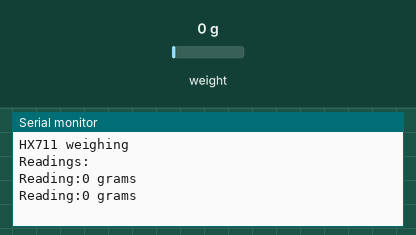
This sketch was run on a simulated Arduino Uno, built with avr-gcc and run on an emulated ATmega328P. Shown: the last lines printed to the serial monitor. The test bench sets the inputs (shaded band); at power-on: weight on the scale 0 g.

Above: at 2.2 s.
2.3 s: weight on the scale set to 1250 g
At 3.6 s:
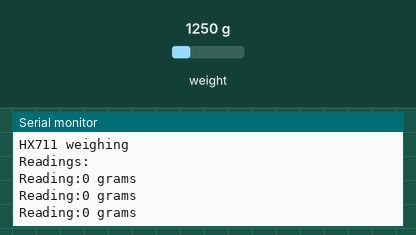
3.8 s: weight on the scale set to 100 g
At 5.2 s:
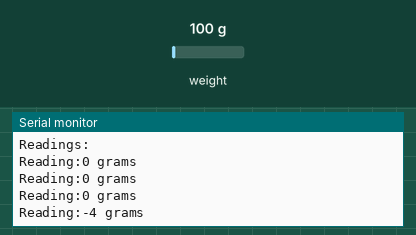
Timing chart, 0 to 6.8 s (numbered marks = the images above; inputs shaded):
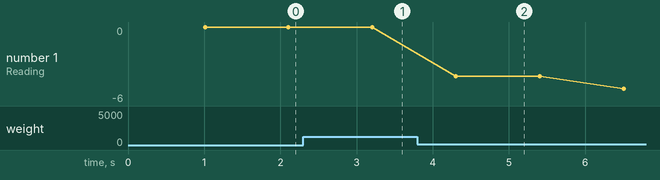

Measured:
- plotted number 1: 0 → -6 after the input at 3.8 s

The sketch:

average_weighing.ino
```cpp
#include "HX711.h"

HX711 scale(6,5); //HX711 scale(6, 5);

float calibration_factor = -375;
float units;
float ounces;

const int numReadings = 10;

int readings[numReadings];      // the readings from the analog input
int readIndex = 0;              // the index of the current reading
int total = 0;                  // the running total
int average = 0;                // the average


void setup()
{
  Serial.begin(9600);
  for (int thisReading = 0; thisReading < numReadings; thisReading++) {
    readings[thisReading] = 0;
  }
  Serial.println("HX711 weighing");
  scale.set_scale(calibration_factor);
  scale.tare();
  Serial.println("Readings:");
}

void loop()
{
  Serial.print("Reading:");
  units = scale.get_units(),10;
  if (units < 0)
  {
    units = 0.00;
  }
  ounces = units * 0.035274;

   // subtract the last reading:
  total = total - readings[readIndex];
  readings[readIndex] = ounces;

  if (readIndex >= numReadings) {
    // ...wrap around to the beginning:
    readIndex = 0;
  }

   // calculate the average:
  average = total / numReadings;
  // send it to the computer as ASCII digits
  Serial.print(average);
  delay(1);        // delay in between reads for stability


  //Serial.print(units);
  Serial.println(" grams");
  delay(1000);
}
```
